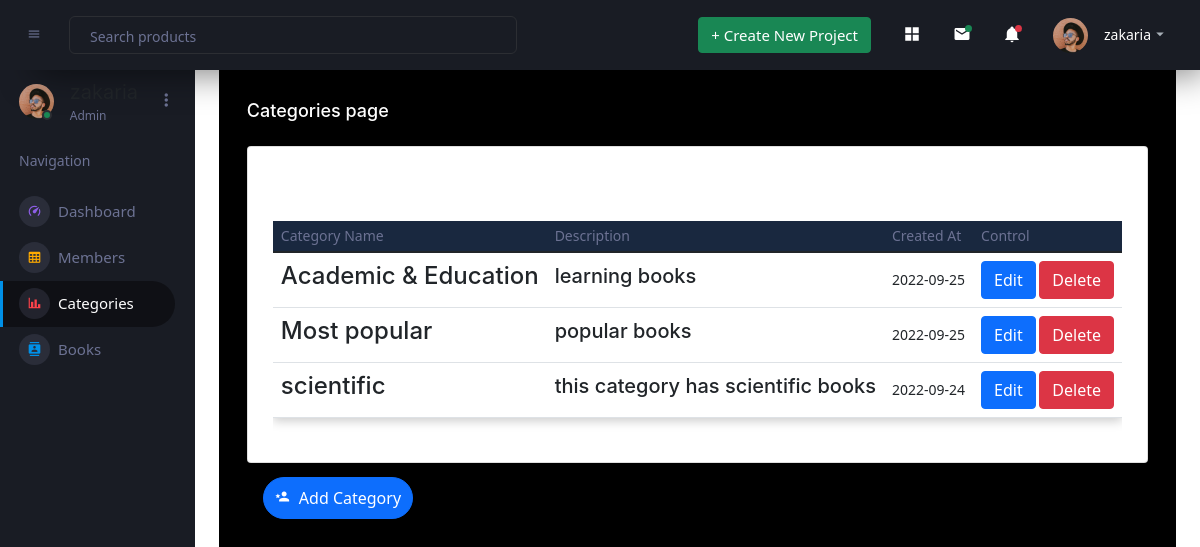
The page /admin/dashboard/categories.php (signed in) on the database its author committed.
### tables this page shows
CREATE TABLE `categories` (
  `catID` int(11) NOT NULL,
  `name` varchar(255) NOT NULL,
  `description` text NOT NULL,
  `date` date NOT NULL
);

### admin/dashboard/categories.php (the view, shortened to what this page needs)
<?php
if ($_SESSION['user']) {
      include "../init.php";
$do=isset($_GET['do'])?$_GET['do']:'manage';
if ($do=='manage') {
        $stmt=$conn->prepare('SELECT * from categories   order by catID desc ');
        $stmt->execute();
        $rows=$stmt->fetchall();
?>
<div class="main-panel">
    <div class="content-wrapper">
        <div class="page-header">
        <h3 class="page-title text-center"> Categories page </h3>
        </div>
        <div class="row">
        <div class="col-lg-12 grid-margin stretch-card">
            <div class="card">
            <div class="card-body">
                <h4 class="card-title">Accessed Users</h4>
                <div class="table-responsive">
                <table class="table ">
                    <thead>
                    <tr>
                        <th >Category Name</th>
                        <th>Description</th>
                        <th>Created At</th>
                        <th>Control</th>
                    </tr>
                    </thead>
                    <tbody>
                        <?php
                    foreach ($rows as $row) {
                    ?>
                    <tr>
                        <td class="catname"><h4 class="cname"><?php echo $row['name']?></h4>
                            </div>
                        <td><h5><?php echo $row['description']?></h5></td>
                        <td><?php echo $row['date']?></td>
                        <td>
                        <a href="?do=edit&catid=<?php echo $row['catID'] ?>" class="btn btn-primary">Edit</a>
                        <a href="?do=delete&catid=<?php echo $row['catID'] ?>" class="btn btn-danger">Delete</a>
                    </td>
                    <?php }?>
                </div>
            </div>
            </div>
        </div>
        </div>
        <a href="?do=add" class="btn btn-primary btn-rounded btn-fw"
        style="width:auto;margin-left:16px;margin-top:-10px;padding:8px"><i style="font-size: 15px;" class="mdi mdi-account-star"></i> Add Category</a>
<?php
}
    include "../" .$tpl . "fotter.php";
}else{
    header('location:login.php');
}

### admin/layout/css/backend.css (style rules this page uses)
body { background-color: rgb(251, 251, 251); }
:root { --dark-color:#19283f; --green-color:#33d1cc; }
thead { background-color: var(--dark-color); color: white; }
.table { box-shadow: 0 3px 10px #ccc; }
.cname { cursor: pointer !important; }

### rows shown on the page
categories: name "Academic & Education", description "learning books", date "2022-09-25"
categories: name "Most popular", description "popular books", date "2022-09-25"
categories: name "scientific", description "this category has scientific books", date "2022-09-24"

### other values the page prints
$_SESSION['user'] "zakaria"
